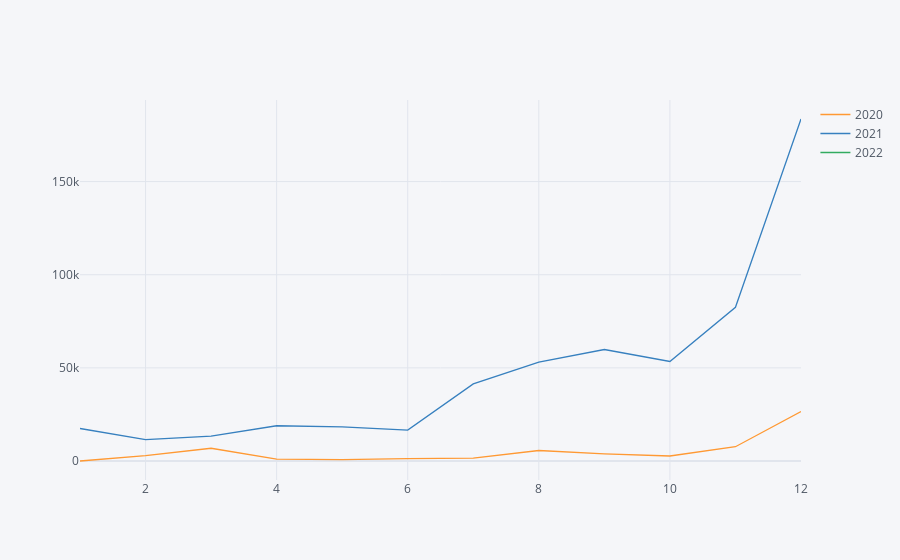

Notebook code for this chart:
### Code cell
confirmed_df.iplot(kind='line')

### Figure 1 — Plotly figure (JSON) as saved in the notebook; plotly's stock layout.template omitted (floating-point values rounded to 4 significant figures)
{"data": [{"line": {"color": "rgba(255, 153, 51, 1.0)", "dash": "solid", "shape": "linear", "width": 1.3}, "mode": "lines", "name": "2020", "text": "", "type": "scatter", "x": [1, 2, 3, 4, 5, 6, 7, 8, 9, 10, 11, 12], "y": [11, 2920, 6855, 979, 703, 1331, 1506, 5641, 3865, 2700, 7688, 26527]}, {"line": {"color": "rgba(55, 128, 191, 1.0)", "dash": "solid", "shape": "linear", "width": 1.3}, "mode": "lines", "name": "2021", "text": "", "type": "scatter", "x": [1, 2, 3, 4, 5, 6, 7, 8, 9, 10, 11, 12], "y": [17471, 11467, 13415, 18927, 18331, 16623, 41374, 53079, 59863, 53421, 82525, 183607]}, {"line": {"color": "rgba(50, 171, 96, 1.0)", "dash": "solid", "shape": "linear", "width": 1.3}, "mode": "lines", "name": "2022", "text": "", "type": "scatter", "x": [1, 2, 3, 4, 5, 6, 7, 8, 9, 10, 11, 12], "y": [14397, "", "", "", "", "", "", "", "", "", "", ""]}], "layout": {"legend": {"bgcolor": "#F5F6F9", "font": {"color": "#4D5663"}}, "paper_bgcolor": "#F5F6F9", "plot_bgcolor": "#F5F6F9", "title": {"font": {"color": "#4D5663"}}, "xaxis": {"gridcolor": "#E1E5ED", "showgrid": true, "tickfont": {"color": "#4D5663"}, "title": {"font": {"color": "#4D5663"}, "text": ""}, "zerolinecolor": "#E1E5ED"}, "yaxis": {"gridcolor": "#E1E5ED", "showgrid": true, "tickfont": {"color": "#4D5663"}, "title": {"font": {"color": "#4D5663"}, "text": ""}, "zerolinecolor": "#E1E5ED"}}}
